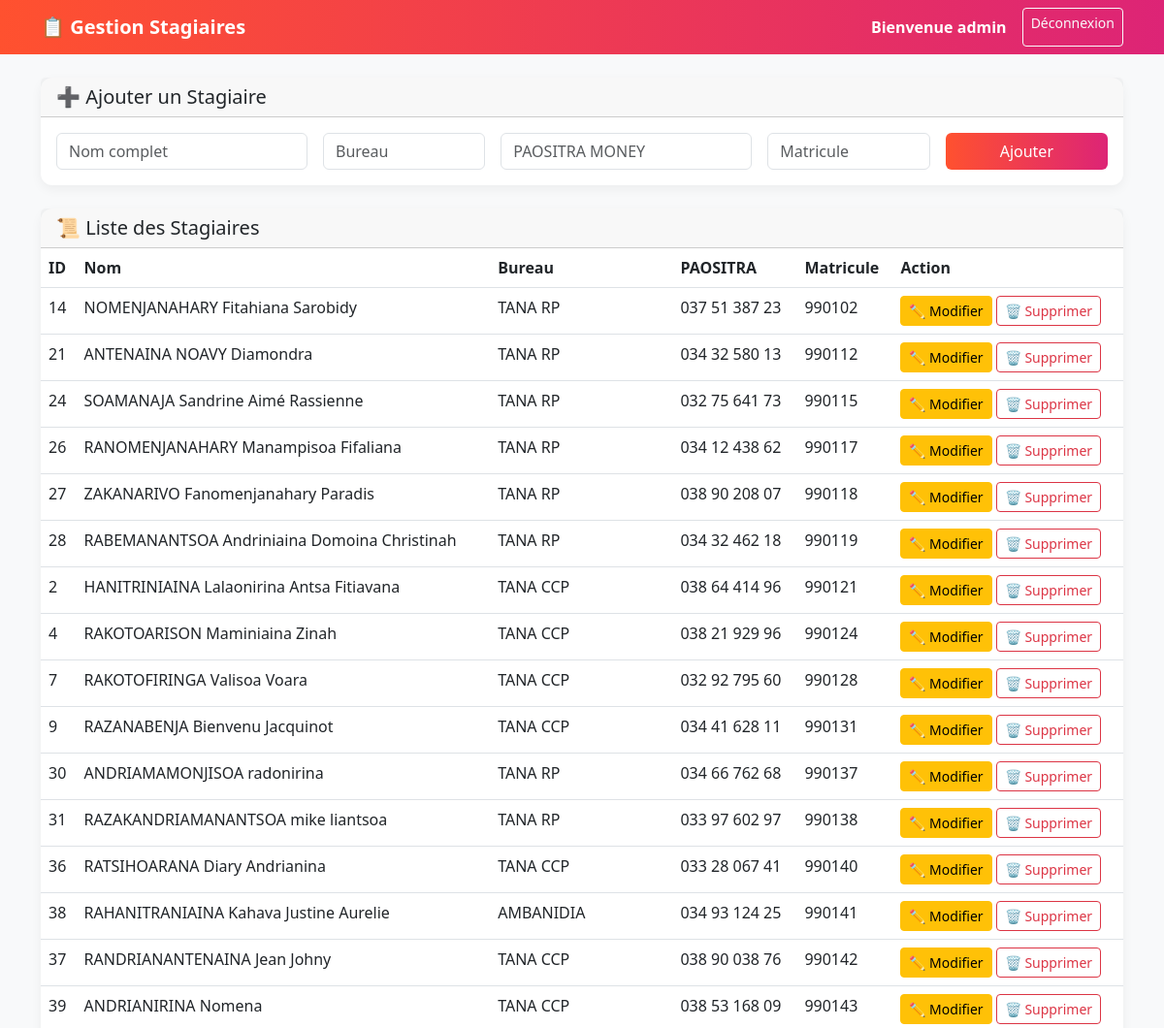
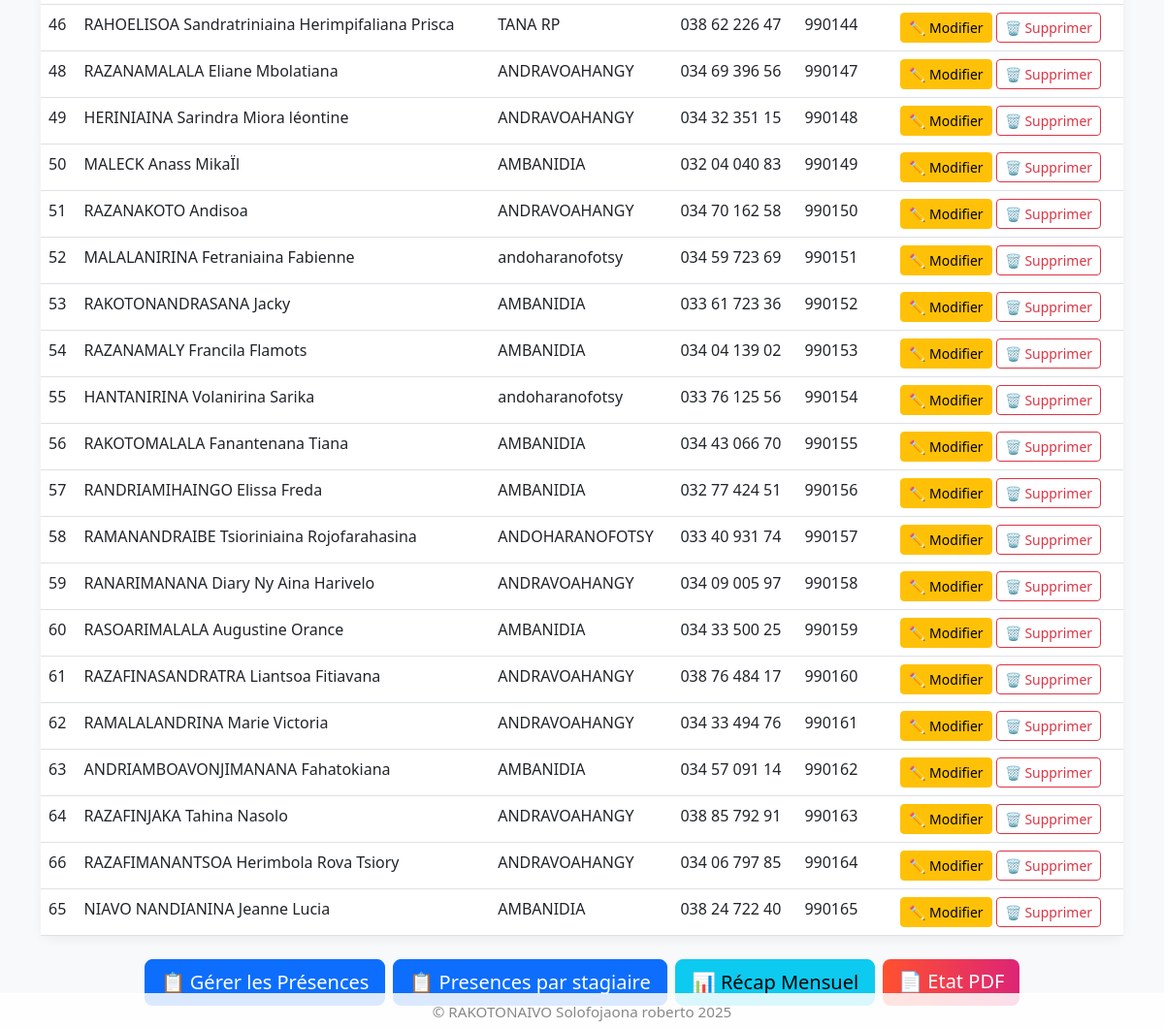
/ (signed in), run on the app's committed database (2 pictures, top to bottom).
### tables this page shows
CREATE TABLE stagiaire (id INTEGER PRIMARY KEY AUTOINCREMENT, nom_prenoms TEXT, paositra_money TEXT UNIQUE, bureau TEXT, matricule TEXT (6) UNIQUE);

### app.py (the view)
@app.route("/")
@login_required(role="admin")
def index():
    conn = db_connect(); cur = conn.cursor()
    cur.execute("SELECT id, nom_prenoms, paositra_money, bureau, matricule FROM stagiaire ORDER BY matricule ASC")
    stagiaires = cur.fetchall(); conn.close()
    return render_template("index.html", stagiaires=stagiaires, username=session.get("username"))

### app.py (called while the page is built)
def db_connect():
    return sqlite3.connect(DB)

def login_required(role=None):
    def decorator(f):
        @wraps(f)
        def wrapper(*args, **kwargs):
            if "user_id" not in session:
                flash("Veuillez vous connecter.", "warning")
                return redirect(url_for("login"))
            if role and session.get("role") != role:
                flash("Accès refusé.", "danger")
                if session.get("role") == "user":
                    return redirect(url_for("user_profile"))
                return redirect(url_for("index"))
            return f(*args, **kwargs)
        return wrapper
    return decorator

### templates/index.html (shortened to what this page needs)
<!DOCTYPE html>
<html lang="fr">
<head>
    <link href="https://cdn.jsdelivr.net/npm/bootstrap@5.3.0/dist/css/bootstrap.min.css" rel="stylesheet">
</head>
<body>
<nav class="navbar navbar-expand-lg">
    <div class="container">
        <a class="navbar-brand" href="/">📋 Gestion Stagiaires</a>
        <div class="collapse navbar-collapse">
            <div class="navbar-nav ms-auto">
                <span class="navbar-text me-3">Bienvenue {{ username }}</span>
                <a href="/logout" class="btn btn-sm btn-outline-light">Déconnexion</a>
            </div>
        </div>
    </div>
</nav>
<div class="container py-4">
    <div class="card mb-4">
        <div class="card-header">
            <h5 class="mb-0">➕ Ajouter un Stagiaire</h5>
        </div>
        <div class="card-body">
            <form class="row g-3" method="POST" action="/ajouter">
                <div class="col-md-3">
                    <input type="text" name="nom" class="form-control" placeholder="Nom complet" required>
                </div>
                <div class="col-md-2">
                    <input type="text" name="bureau" class="form-control" placeholder="Bureau" required>
                </div>
                <div class="col-md-3">
                    <input type="text" name="paositra" class="form-control" placeholder="PAOSITRA MONEY" required>
                </div>
                <div class="col-md-2">
                    <input type="text" name="matricule" class="form-control" placeholder="Matricule" required>
                </div>
                <div class="col-md-2 d-grid">
                    <button type="submit" class="btn btn-gradient">Ajouter</button>
                </div>
            </form>
        </div>
    </div>
    <div class="card">
        <div class="card-header">
            <h5 class="mb-0">📜 Liste des Stagiaires</h5>
        </div>
        <div class="card-body p-0">
            <table class="table table-hover mb-0">
                <thead>
                    <tr>
                        <th>ID</th>
                        <th>Nom</th>
                        <th>Bureau</th>
                        <th>PAOSITRA</th>
                        <th>Matricule</th>
                        <th>Action</th>
                    </tr>
                </thead>
                <tbody>
                    {% for s in stagiaires %}
                    <tr>
                        <td>{{ s[0] }}</td>
                        <td>{{ s[1] }}</td>
                        <td>{{ s[3] }}</td>
                        <td>{{ s[2] }}</td>
                        <td>{{ s[4] }}</td>
                        <td>
                            <a class="btn btn-sm btn-warning" href="/modifier/{{ s[0] }}">✏ Modifier</a>
                            <a class="btn btn-sm btn-outline-danger" href="/supprimer/{{ s[0] }}"
                               onclick="return confirm('Supprimer ce stagiaire ?')">🗑 Supprimer</a>
                        </td>
                    </tr>
                    {% else %}
                    <tr>
                        <td colspan="6" class="text-center text-muted">Aucun stagiaire enregistré</td>
                    </tr>
                    {% endfor %}
                </tbody>
            </table>
        </div>
    </div>
    <div class="mt-4 d-flex flex-wrap gap-2 justify-content-center">
        <a href="/presences" class="btn btn-primary btn-lg">📋 Gérer les Présences</a>
        <a href="/presences_admin" class="btn btn-primary btn-lg">📋 Presences par stagiaire</a>
        <a href="/recap" class="btn btn-info btn-lg">📊 Récap Mensuel</a>
        <a href="/export/presences/pdf" class="btn btn-gradient btn-lg">📄 Etat PDF</a>
    </div>
 </div>
<footer class="copyright text-center">
    &copy; RAKOTONAIVO Solofojaona roberto 2025
</footer>
</body>
</html>

### templates/index.html (style rules this page uses)
body { background: #f8f9fa; }
.navbar { background: linear-gradient(90deg, #ff512f, #dd2476); }
.navbar-brand, .nav-link, .navbar-text { color: white !important; font-weight: bold; }
.card { border: none; border-radius: 12px; box-shadow: 0 4px 12px rgba(0,0,0,0.05); }
table thead { background: linear-gradient(90deg, #ff512f, #dd2476); color: white; }
.btn-gradient { background: linear-gradient(90deg, #ff512f, #dd2476); color: white; border: none; }
.copyright { color: #888; font-size: 0.95rem; text-align: center; position: fixed; left: 0; right: 0; bottom: 0; background: rgba(255,255,255,0.85); padding: 8px 0 6px 0; z-index: 100; margin: 0; }

### data on the page
stagiaire: id "14", nom_prenoms "NOMENJANAHARY Fitahiana Sarobidy", bureau "TANA RP", paositra_money "037 51 387 23", matricule "990102"
stagiaire: id "21", nom_prenoms "ANTENAINA NOAVY Diamondra", bureau "TANA RP", paositra_money "034 32 580 13", matricule "990112"
stagiaire: id "24", nom_prenoms "SOAMANAJA Sandrine Aimé Rassienne", bureau "TANA RP", paositra_money "032 75 641 73", matricule "990115"
stagiaire: id "26", nom_prenoms "RANOMENJANAHARY Manampisoa Fifaliana", bureau "TANA RP", paositra_money "034 12 438 62", matricule "990117"
stagiaire: id "27", nom_prenoms "ZAKANARIVO Fanomenjanahary Paradis", bureau "TANA RP", paositra_money "038 90 208 07", matricule "990118"
stagiaire: id "28", nom_prenoms "RABEMANANTSOA Andriniaina Domoina Christinah", bureau "TANA RP", paositra_money "034 32 462 18", matricule "990119"
stagiaire: id "2", nom_prenoms "HANITRINIAINA Lalaonirina Antsa Fitiavana", bureau "TANA CCP", paositra_money "038 64 414 96", matricule "990121"
stagiaire: id "4", nom_prenoms "RAKOTOARISON Maminiaina Zinah", bureau "TANA CCP", paositra_money "038 21 929 96", matricule "990124"
stagiaire: id "7", nom_prenoms "RAKOTOFIRINGA Valisoa Voara", bureau "TANA CCP", paositra_money "032 92 795 60", matricule "990128"
stagiaire: id "9", nom_prenoms "RAZANABENJA Bienvenu Jacquinot", bureau "TANA CCP", paositra_money "034 41 628 11", matricule "990131"
stagiaire: id "30", nom_prenoms "ANDRIAMAMONJISOA radonirina", bureau "TANA RP", paositra_money "034 66 762 68", matricule "990137"
stagiaire: id "31", nom_prenoms "RAZAKANDRIAMANANTSOA mike liantsoa", bureau "TANA RP", paositra_money "033 97 602 97", matricule "990138"
stagiaire: id "36", nom_prenoms "RATSIHOARANA Diary Andrianina", bureau "TANA CCP", paositra_money "033 28 067 41", matricule "990140"
stagiaire: id "38", nom_prenoms "RAHANITRANIAINA Kahava Justine Aurelie", bureau "AMBANIDIA", paositra_money "034 93 124 25", matricule "990141"
stagiaire: id "37", nom_prenoms "RANDRIANANTENAINA Jean Johny", bureau "TANA CCP", paositra_money "038 90 038 76", matricule "990142"
stagiaire: id "39", nom_prenoms "ANDRIANIRINA Nomena", bureau "TANA CCP", paositra_money "038 53 168 09", matricule "990143"
stagiaire: id "46", nom_prenoms "RAHOELISOA Sandratriniaina Herimpifaliana Prisca", bureau "TANA RP", paositra_money "038 62 226 47", matricule "990144"
stagiaire: id "48", nom_prenoms "RAZANAMALALA Eliane Mbolatiana", bureau "ANDRAVOAHANGY", paositra_money "034 69 396 56", matricule "990147"
stagiaire: id "49", nom_prenoms "HERINIAINA Sarindra Miora léontine", bureau "ANDRAVOAHANGY", paositra_money "034 32 351 15", matricule "990148"
stagiaire: id "50", nom_prenoms "MALECK Anass MikaÏl", bureau "AMBANIDIA", paositra_money "032 04 040 83", matricule "990149"
stagiaire: id "51", nom_prenoms "RAZANAKOTO Andisoa", bureau "ANDRAVOAHANGY", paositra_money "034 70 162 58", matricule "990150"
stagiaire: id "52", nom_prenoms "MALALANIRINA Fetraniaina Fabienne", bureau "andoharanofotsy", paositra_money "034 59 723 69", matricule "990151"
stagiaire: id "53", nom_prenoms "RAKOTONANDRASANA Jacky", bureau "AMBANIDIA", paositra_money "033 61 723 36", matricule "990152"
stagiaire: id "54", nom_prenoms "RAZANAMALY Francila Flamots", bureau "AMBANIDIA", paositra_money "034 04 139 02", matricule "990153"
stagiaire: id "55", nom_prenoms "HANTANIRINA Volanirina Sarika", bureau "andoharanofotsy", paositra_money "033 76 125 56", matricule "990154"
stagiaire: id "56", nom_prenoms "RAKOTOMALALA Fanantenana Tiana", bureau "AMBANIDIA", paositra_money "034 43 066 70", matricule "990155"
stagiaire: id "57", nom_prenoms "RANDRIAMIHAINGO Elissa Freda", bureau "AMBANIDIA", paositra_money "032 77 424 51", matricule "990156"
stagiaire: id "58", nom_prenoms "RAMANANDRAIBE Tsioriniaina Rojofarahasina", bureau "ANDOHARANOFOTSY", paositra_money "033 40 931 74", matricule "990157"
stagiaire: id "59", nom_prenoms "RANARIMANANA Diary Ny Aina Harivelo", bureau "ANDRAVOAHANGY", paositra_money "034 09 005 97", matricule "990158"
stagiaire: id "60", nom_prenoms "RASOARIMALALA Augustine Orance", bureau "AMBANIDIA", paositra_money "034 33 500 25", matricule "990159"
stagiaire: id "61", nom_prenoms "RAZAFINASANDRATRA Liantsoa Fitiavana", bureau "ANDRAVOAHANGY", paositra_money "038 76 484 17", matricule "990160"
stagiaire: id "62", nom_prenoms "RAMALALANDRINA Marie Victoria", bureau "ANDRAVOAHANGY", paositra_money "034 33 494 76", matricule "990161"
stagiaire: id "63", nom_prenoms "ANDRIAMBOAVONJIMANANA Fahatokiana", bureau "AMBANIDIA", paositra_money "034 57 091 14", matricule "990162"
stagiaire: id "64", nom_prenoms "RAZAFINJAKA Tahina Nasolo", bureau "ANDRAVOAHANGY", paositra_money "038 85 792 91", matricule "990163"
stagiaire: id "66", nom_prenoms "RAZAFIMANANTSOA Herimbola Rova Tsiory", bureau "ANDRAVOAHANGY", paositra_money "034 06 797 85", matricule "990164"
stagiaire: id "65", nom_prenoms "NIAVO NANDIANINA Jeanne Lucia", bureau "AMBANIDIA", paositra_money "038 24 722 40", matricule "990165"

### other printed values
{{ username }} "admin"
